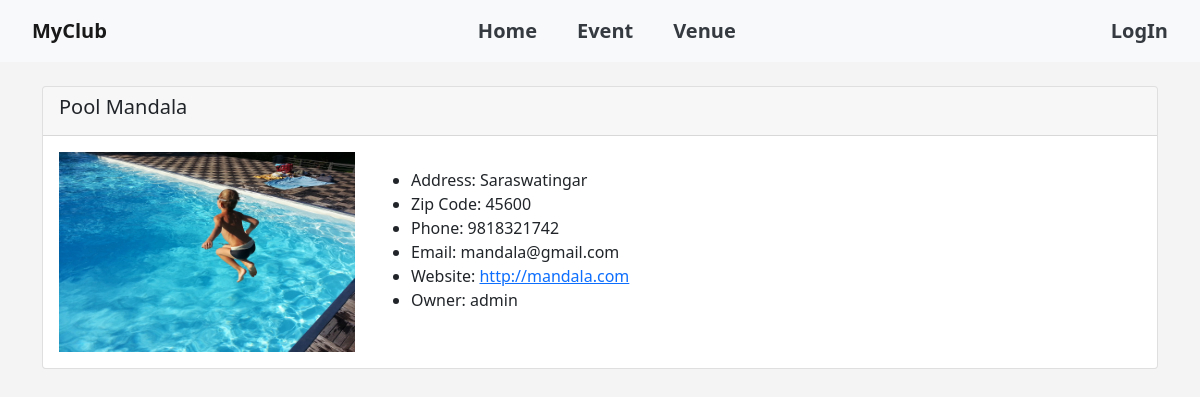
The page /show_venue/8 on the database its author committed.
### events/models.py (models this page shows)
class Venue(models.Model):
	name = models.CharField('Venue Name', max_length=120)
	address = models.CharField(max_length=300)
	zip_code = models.CharField('Zip Code', max_length=15)
	phone = models.CharField('Contact Phone', max_length=25, blank=True)
	web = models.URLField('Website Address', blank=True)
	email_address = models.EmailField('Email Address', blank=True)
	owner = models.IntegerField("Venue Owner", blank=False, default=1)
	venue_image = models.ImageField(null=True, blank=True, upload_to="images/")
	def __str__(self):
		return self.name

### events/views.py (the view)
# urls.py: path('show_venue/<venue_id>', views.show_venue, name='show-venue'),
def show_venue(request, venue_id):
	venue = Venue.objects.get(pk=venue_id)
	venue_owner = User.objects.get(pk=venue.owner)
	return render(request, 'events/show_venue.html',
		{'venue': venue,
		'venue_owner': venue_owner})

### events/templates/events/show_venue.html (shortened to what this page needs)
{% extends 'events/base.html' %}
{% block content %}
	<div class="card custom-card">
	  <div class="card-header">
	    <h5>{{ venue }}</h5>
	  </div>
	  <div class="card-body">
	    <div class="row">
	      <div class="col-md-6 custom-container">
	        {% if venue.venue_image %}
	        <img src="{{ venue.venue_image.url }}" height=200 width=300 style="max-width: 100%;">
	        {% endif %}
	      </div>
	      <div class="col-md-6">
	        <p class="card-text">
	          <ul>
	            {% if venue.address %}
	              <li>Address: {{ venue.address }}</li>
	            {% endif %}
	            {% if venue.zip_code %}
	              <li>Zip Code: {{ venue.zip_code }}</li>
	            {% endif %}
	            {% if venue.phone %}
	              <li>Phone: {{ venue.phone }}</li>
	            {% endif %}
	            {% if venue.email_address %}
	              <li>Email: {{ venue.email_address }}</li>
	            {% endif %}
	            {% if venue.web %}
	              <li>Website: <a href="{{ venue.web }}">{{ venue.web }}</a></li>
	            {% endif %}
	            {% if venue_owner %}
	              <li>Owner: {{ venue_owner }}</li>
	            {% endif %}
	          </ul>
	        </p>
	      </div>
	    </div>
	  </div>
	</div>
{% endblock %}

### events/templates/events/base.html (style rules this page uses)
body { background: #f4f4f4; }

### events/templates/events/show_venue.html (style rules this page uses)
.custom-container { max-width: 320px; }

### rows shown on the page
Venue: name "Pool Mandala", venue_image (picture), address "Saraswatingar", zip_code "45600", phone "9818321742", email_address "mandala@gmail.com", web "http://mandala.com"

### other values the page prints
{{ venue_owner }} "admin"
